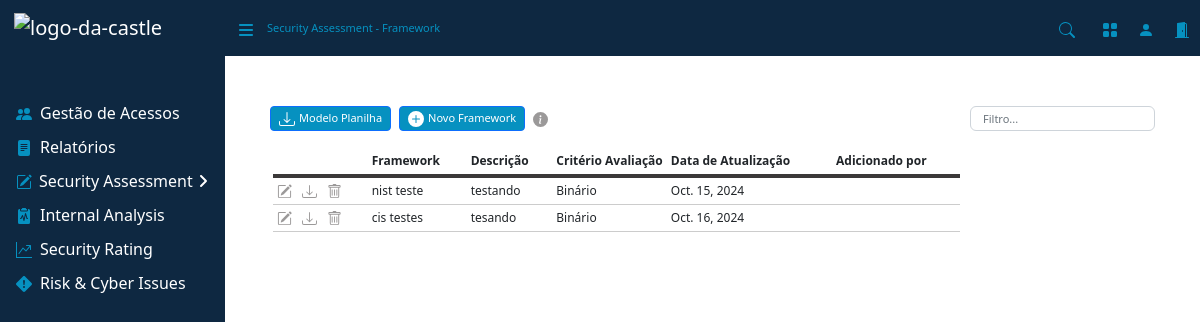
Page /framework/ on the committed database.
### assessment/models.py (models this page shows, shortened)
class FrameworkModel(models.Model):
    BINARIO = 'Binário'
    CMMI = 'CMMI'
    CONFORMIDADE = 'Conformidade'
    CRITERIO_CHOICES = [
        (BINARIO, 'Binário'),
        (CMMI, 'CMMI'),
        (CONFORMIDADE, 'Conformidade'),
    ]
    nome = models.CharField(max_length=100)
    descricao = models.TextField()
    criterio = models.CharField(max_length=20, choices=CRITERIO_CHOICES)
    excel_file = models.FileField(upload_to='uploads/')# Define para salvar na pasta media
    data_upload = models.DateField(auto_now_add=True)
    is_proprio = models.BooleanField(default=False)  # Campo booleano para checkbox

### assessment/views/framework.py (the view, shortened to what this page needs)
# urls.py: path('framework/', views.Framework.as_view(), name='framework'),
class Framework(View):
    template_name = 'paginas/framework.html'
    def get(self, request):
        frameworks = FrameworkModel.objects.all()
        form1 = MeuModeloForm()  # Inicializa o formulário no GET
        form2 = MeuModeloEditForm()
        return render(request, self.template_name, {
            'frameworks': frameworks,
            'form1': form1, # Passa o formulário de upload para o template
            'form2': form2  # Passa o formulário de edição para o template
        })

### assessment/forms.py
class MeuModeloForm(forms.ModelForm):
    class Meta:
        model = FrameworkModel
        fields = ['nome', 'descricao', 'criterio', 'is_proprio', 'excel_file']
        widgets = {
            'nome': forms.TextInput(attrs={'class': 'form-control font-small'}),
            'descricao': forms.Textarea(attrs={'class': 'form-control', 'style': 'font-size: 11px;', 'rows': 3}),
            'criterio': forms.Select(attrs={'class': 'form-select font-small', 'style': 'font-size: 10px;'}),
            'is_proprio': forms.CheckboxInput(attrs={'class': 'form-check-input'}),
            'excel_file': forms.ClearableFileInput(attrs={'class': 'form-control form-control-sm font-small'}),
        }
        labels = {
            'nome': 'Nome',
            'descricao': 'Descrição',
            'criterio': 'Critério',
            'is_proprio': 'Framework próprio?',
            'excel_file': 'Arquivo',
        }
    def __init__(self, *args, **kwargs):
        super(MeuModeloForm, self).__init__(*args, **kwargs)
        self.helper = FormHelper()
        self.helper.form_class = 'form-horizontal'
        self.helper.label_class = 'col-md-3 mb-0'
        self.helper.field_class = 'col-md-9'

### assessment/templates/paginas/framework.html (shortened to what this page needs)
{% extends 'base.html' %}
{% load crispy_forms_tags %}
{% block nav %}
    <div class="d-none d-md-inline-block sb-sidenav-menu-heading font-small" style="color: #0691c0;">
        Security Assessment - Framework
    </div>
{% endblock %}
{% block content %}
<main>
    <div class="d-flex mb-3" style="margin-top: 50px; margin-left: 45px">
        <button type="button" id="downloadIcon" onclick="window.location.href='{% url 'download_file' 'framework_generico.xlsx' %}'" class="btn btn-primary btn-sm font-small text-center d-flex align-items-center justify-content-center me-2">
            Modelo Planilha
        </button>
        <button type="button" class="btn btn-primary btn-sm font-small text-center d-flex align-items-center justify-content-center me-2" data-bs-toggle="modal" data-bs-target="#uploadModal">
            <svg width="16" height="16" fill="currentColor" class="bi bi-plus-circle-fill me-1" viewBox="0 0 16 16">
                <path d="M16 8A8 8 0 1 1 0 8a8 8 0 0 1 16 0M8.5 4.5a.5.5 0 0 0-1 0v3h-3a.5.5 0 0 0 0 1h3v3a.5.5 0 0 0 1 0v-3h3a.5.5 0 0 0 0-1h-3z"/>
            </svg>
            Novo Framework
        </button>
        <span id="infoicon">
        </span>
        <div class="ms-auto" style="margin-right: 45px">
            <input style="max-width:200px;" type="text" id="filtro" class="font-small form-control" placeholder="Filtro...">
        </div>
    </div>
    <div>
        <div class="table-responsive font-middle px-5">
            <table class="table-sm">
                <thead>
                    <tr>
                        <th scope="col"></th>
                        <th scope="col">Framework</th>
                        <th scope="col" class="col-lg">Descrição</th>
                        <th scope="col" class="col-2">Critério Avaliação</th>
                        <th scope="col">Data de Atualização</th>
                        <th scope="col">Adicionado por</th>
                    </tr>
                </thead>
                <tbody id="tabelaFrame">
                    {% for framework in frameworks %}
                    <tr>
                        <td>
                            <div class="icon-container" style="display: flex; gap: 10px;">
                                <span class="editar-framework" data-id="{{ framework.id }}" data-bs-toggle="modal" data-bs-target="#editarFrameworkModal">
                                </span>
                                {% if framework.excel_file %}
                                    <span id="downloadIcon" onclick="window.location.href='{{ framework.excel_file.url }}'">
                                    </span>
                                {% else %}
                                    <p>Nenhum arquivo disponível para download</p>
                                {% endif %}
                                <span class="btn-delete" data-id="{{ framework.id }}" data-bs-toggle="modal" data-bs-target="#confirmDeleteModal">
                                </span>
                            </div>
                        </td>
                        <td>{{ framework.nome }}</td>
                        <td>{{ framework.descricao }}</td>
                        <td>{{ framework.criterio }}</td>
                        <td>{{ framework.data_upload }}</td>
                        <td></td>
                    </tr>
                    {% empty %}
                    <tr>
                        <td colspan="6">Nenhum framework registrados.</td>
                    </tr>
                    {% endfor %}
                </tbody>
            </table>
        </div>
    </div>
</main>
{% endblock %}

### static/assets/css/myStyles.css (style rules this page uses)
.font-middle { font-size: 12px; }
table thead tr { text-align: left; border-bottom: 4px solid #3b3939; }
table tbody tr { border-bottom: 1px solid #ccc; }
table td, table th { border: none; }
.btn-sm { height: 25px; font-size: 11px; background-color: #0691c0; }
input, select, option { height: 25px; font-size: 11px; }
.form-control { margin-bottom: 0.05rem; }
svg.bi-gear-fill { width: 15px; height: 15px; fill: #787575bd; cursor: pointer; }

### static/assets/css/forms.css (style rules this page uses)
.font-small { font-size: 11px; }
.btn-sm { height: 25px; font-size: 11px; background-color: #0691c0; }
.form-control { margin-bottom: 0.05rem; }
svg.bi-gear-fill { width: 15px; height: 15px; fill: #787575bd; cursor: pointer; }
#infoicon { position: relative; display: inline-block; cursor: pointer; }
th { white-space: nowrap; text-align: left; padding: 5px; }

### rows in the picture
FrameworkModel: nome "nist teste", descricao "testando", criterio "Binário", data_upload "Oct. 15, 2024"
FrameworkModel: nome "cis testes", descricao "tesando", criterio "Binário", data_upload "Oct. 16, 2024"
